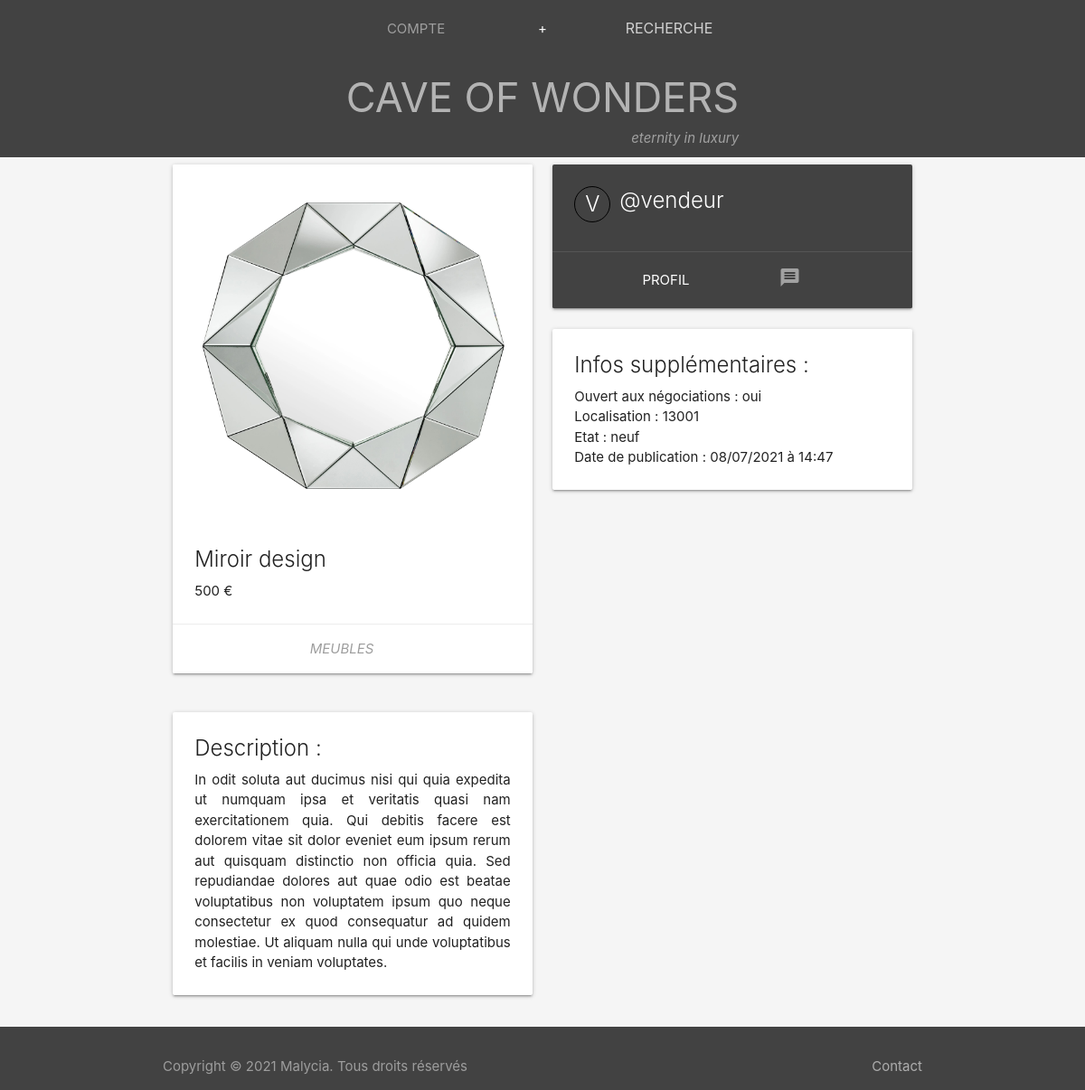
The app's page /article?id=4 with its own data.
### tables this page shows
CREATE TABLE IF NOT EXISTS `article` (
  `id` int(11) NOT NULL AUTO_INCREMENT,
  `titre` varchar(255) NOT NULL,
  `description` text NOT NULL,
  `date_ajout` datetime NOT NULL DEFAULT CURRENT_TIMESTAMP,
  `date_vente` datetime DEFAULT NULL,
  `photo` varchar(255) DEFAULT NULL,
  `prix` int(20) NOT NULL,
  `etat_objet` enum('neuf','très bon état','bon état') NOT NULL,
  `signal` int(1) DEFAULT NULL,
  `id_categorie` int(1) DEFAULT NULL,
  `ouvert_negociation` enum('oui','non') NOT NULL,
  `status` enum('disponible','vendu') NOT NULL,
  `id_vendeur` int(11) NOT NULL,
  `id_acheteur` int(11) DEFAULT NULL,
  `visible` int(255) NOT NULL DEFAULT '1',
  `categorie_suggeree` varchar(255) DEFAULT NULL,
  PRIMARY KEY (`id`),
  KEY `acheteur` (`id_acheteur`),
  KEY `vendeur` (`id_vendeur`),
  KEY `id_categorie` (`id_categorie`)
);

CREATE TABLE IF NOT EXISTS `categorie` (
  `nom` varchar(255) NOT NULL,
  `id` int(11) NOT NULL AUTO_INCREMENT,
  PRIMARY KEY (`id`)
);

CREATE TABLE IF NOT EXISTS `utilisateur` (
  `id` int(11) NOT NULL AUTO_INCREMENT,
  `identifiant` varchar(255) NOT NULL,
  `mdp` varchar(255) NOT NULL,
  `mail` varchar(255) NOT NULL,
  `status` enum('client','vendeur','supprimé') NOT NULL,
  `droit` int(1) DEFAULT '0',
  `zip` int(5) NOT NULL,
  `date_inscription` datetime NOT NULL DEFAULT CURRENT_TIMESTAMP,
  `nb_articles_vendus` int(255) NOT NULL DEFAULT '0',
  PRIMARY KEY (`id`)
);

### controllers/shop/Article.php (called while the page is built, shortened)
<?php
class Article
{
    function __construct()
    {
        require_once ('views/shop/article.php');
    }
}

### index.php (called while the page is built, shortened)
<?php
$routeur = new Routeur();

### models/Database.php (called while the page is built, shortened)
<?php
class Database
{
    public function connexionDb()
    {
        try {
            $this->pdo = new pdo("mysql:dbname=lbp;host=localhost;charset=UTF8", 'root', '');
        } catch (Exception $e) {
            echo $e . "<br>";
        }
    }
}

### models/Shop.php (called while the page is built, shortened)
<?php
require_once('Database.php');
class Shop extends Database{
  function showArticle($id){
    $request = $this->pdo->prepare("SELECT * FROM `article` INNER JOIN `categorie` ON `article`.`id_categorie` = `categorie`.id INNER JOIN `utilisateur` ON utilisateur.id = article.id_vendeur WHERE article.visible = '1' AND article.id = '$id' ");
    $request->execute([$id]);
    $articleExist = $request->fetch(PDO::FETCH_ASSOC);
    return $articleExist;
  }
}

### views/shop/article.php (the view, shortened to what this page needs)
<?php
if (isset($_GET['id'])) {
    require_once('models/Shop.php');
    $model = new Shop();
    $id = htmlspecialchars($_GET['id']);
    $article = $model->showArticle($id);
}
?>
<article class="container">
    <section class="row">
        <div class="col s12 m6">
            <div class="card">
                <div class="card-image">
                    <img src="img/articles/<?= $article['photo'] ?>">
                </div>
                <div class="card-content">
                    <span class="card-title"><?= $article['titre']; ?></span>
                    <p><?= $article['prix'] ?> €</p>
                </div>
                <div class="card-action">
                    <p><em><a class="grey-text"
                              href="categorie?id=<?= $article['id_categorie'] ?>"> <?= $article['nom'] ?> </a></em></p>
                </div>
            </div>
        </div>
        <div class="col s12 m6">
            <div class="card cardVendeur grey darken-3">
                <div class="card-content white-text">
                    <span class="card-title"><span
                                class='initialIdentifiant'> <?= strtoupper($article['identifiant']['0']) ?> </span> @<?= $article['identifiant'] ?></span>
                </div>
                <div class="card-action white-text">
                    <a class="goldHover white-text" href="profilVendeur?id=<?= $article['id_vendeur'] ?>">PROFIL</a>
                    <p class="containerContactUser"><a
                                class='contactUser white-text <?php if (!isset($_SESSION['user']) or $_SESSION['user']['id'] === $article['id_vendeur']) {
                                    echo "disabled";
                                } ?> ' href='#ex1' rel='modal:open'><i class='material-icons'>message</i></a></p>
                </div>
            </div>
        </div>
        <div class="col s12 m6">
            <div class="card">
                <div class="card-content">
                    <span class="card-title">Infos supplémentaires : </span>
                    <p>Ouvert aux négociations : <?= $article['ouvert_negociation'] ?></p>
                    <p>Localisation : <?= $article['zip'] ?></p>
                    <p>Etat : <?= $article['etat_objet'] ?></p>
                    <p>Date de publication : <?= date("d/m/Y à H:i", strtotime($article['date_ajout'])) ?></p>
                </div>
            </div>
        </div>
    </section>
    <section class="row">
        <div class="col s12 m6">
            <div class="card">
                <div class="card-content">
                    <span class="card-title">Description : </span>
                    <p class="justifyText"><?= $article['description'] ?></p>
                </div>
            </div>
        </div>
    </section>
</article>

### css/style.css (style rules this page uses)
* { margin: 0; padding: 0; box-sizing: border-box; cursor: default; }
a { color: inherit; cursor: pointer; }
.disabled { pointer-events: none; opacity: 0.5; }
.transition05, .goldHover { transition: 0.5s; }
.justifyText { text-align: justify; }
body { display: flex; min-height: 100vh; flex-direction: column; justify-content: space-between; }
body, main { background-color: #f5f5f5; }
.initialIdentifiant { display: flex; align-items: center; justify-content: center; height: 40px; width: 40px; margin-right: 10px; border-radius: 50%; border: 1px solid black; transition: 0.5s; }

### css/home.css (style rules this page uses)
.cardVendeur .card-title, .cardVendeur .card-content, .card-action { display: flex !important; }
.card-action { align-items: center; justify-content: space-evenly; }

### records on screen
article: photo (picture), titre "Miroir design", prix "500", id_categorie.nom "MEUBLES", utilisateur.identifiant "V", utilisateur.identifiant "vendeur", ouvert_negociation "oui", utilisateur.zip "13001", etat_objet "neuf", date_ajout "08/07/2021 à 14:47", description "In odit soluta aut ducimus nisi qui quia expedita ut numquam ipsa et veritatis quasi nam exercitationem quia. Qui debitis facere est dolorem vitae sit dolor eveniet eum ipsum rerum aut quisquam distinctio non officia quia. Sed repudiandae dolores aut quae odio est beatae voluptatibus non voluptatem ipsum quo neque consectetur ex quod consequatur ad quidem molestiae. Ut aliquam nulla qui unde voluptatibus et facilis in veniam voluptates."
